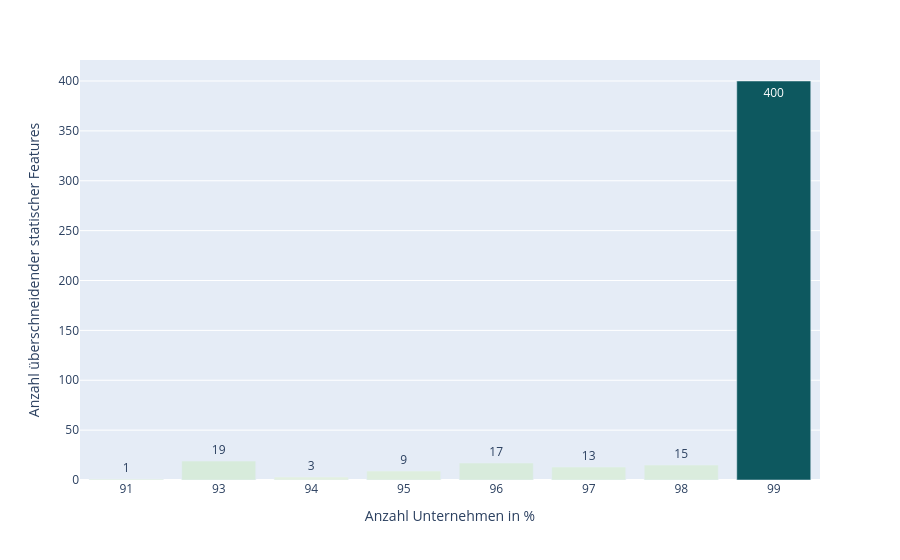

This figure's notebook cell:
### Code cell
fig = px.bar(
    grouped,
    x="companyCountIn%",
    y="sameFeatureCount",
    color="sameFeatureCount",
    color_continuous_scale="mint",
    text_auto=True,
    labels={
        "sameFeatureCount": "Anzahl überschneidender statischer Features",
        "companyCountIn%": "Anzahl Unternehmen in %"
    },
)
fig.update_traces(cliponaxis=False)
fig.update_coloraxes(showscale=False)
#fig.write_image(config.data_dir / "figures" / "static-same-features-count_detailed.svg", format="svg")
fig.write_image(config.data_dir / "figures" / "static-same-features-count_detailed_2026.svg", format="svg")
fig.show()

### Figure 1 — Plotly figure (JSON) as saved in the notebook; plotly's stock layout.template omitted (floating-point values rounded to 4 significant figures)
{"data": [{"hovertemplate": "Anzahl Unternehmen in %=%{x}<br>Anzahl überschneidender statischer Features=%{marker.color}<extra></extra>", "legendgroup": "", "marker": {"color": [1, 19, 3, 9, 17, 13, 15, 400], "coloraxis": "coloraxis", "pattern": {"shape": ""}}, "name": "", "orientation": "v", "showlegend": false, "textposition": "auto", "texttemplate": "%{y}", "x": ["91", "93", "94", "95", "96", "97", "98", "99"], "xaxis": "x", "y": [1, 19, 3, 9, 17, 13, 15, 400], "yaxis": "y", "type": "bar", "cliponaxis": false}], "layout": {"xaxis": {"anchor": "y", "domain": [0.0, 1.0], "title": {"text": "Anzahl Unternehmen in %"}}, "yaxis": {"anchor": "x", "domain": [0.0, 1.0], "title": {"text": "Anzahl überschneidender statischer Features"}}, "coloraxis": {"colorbar": {"title": {"text": "Anzahl überschneidender statischer Features"}}, "colorscale": [[0.0, "rgb(228, 241, 225)"], [0.1667, "rgb(180, 217, 204)"], [0.3333, "rgb(137, 192, 182)"], [0.5, "rgb(99, 166, 160)"], [0.6667, "rgb(68, 140, 138)"], [0.8333, "rgb(40, 114, 116)"], [1.0, "rgb(13, 88, 95)"]], "showscale": false}, "legend": {"tracegroupgap": 0}, "margin": {"t": 60}, "barmode": "relative"}}
